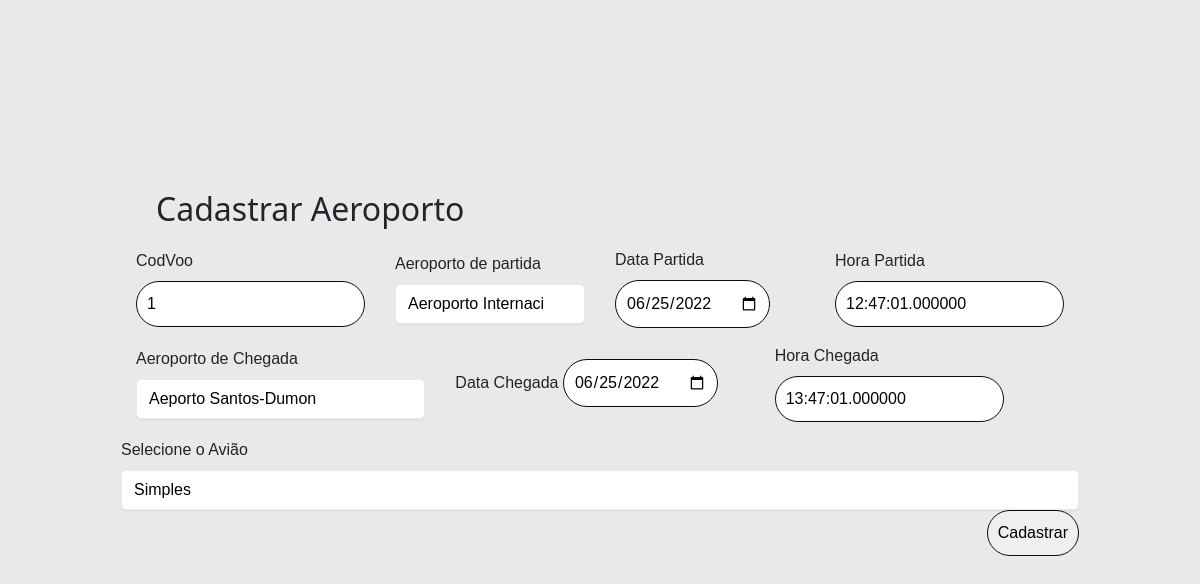
Page /functions/edit_model.php?id=1 on the committed database.
### tables this page shows
CREATE TABLE `voo` (
  `CodVoo` int(11) NOT NULL,
  `AeroportoPartida` int(11) DEFAULT NULL,
  `DataPartida` date NOT NULL,
  `HoraPartida` time(6) NOT NULL,
  `AeroportoChegada` int(11) DEFAULT NULL,
  `DataChegada` date NOT NULL,
  `HoraChegada` time(6) NOT NULL,
  `CodAviao` int(11) DEFAULT NULL
);

### functions/edit_model.php (the view, shortened to what this page needs)
<link rel="stylesheet" href="../assets/css/all.css">
<?php
    $conn = mysqli_connect("localhost","root","","cia_aerea");
    if(isset($_GET['id'])){
        $id = $_GET['id'];
    } else {
        $id = $_GET['id'];
    }
    $query = mysqli_query($conn,"select * from `voo` where codvoo='$id'");
    $row = mysqli_fetch_array($query);
?>
<div class="main-cad">
<div class="content-form">
    <section class="get-in-touch" style="width:80%;margin:0px auto;">
        <h2>Cadastrar Aeroporto</h2>
       <form class="contact-form" method="post" action="update_model.php">
       <div class="row">
          <div class="form-group col-sm">
            <label class="label" for="cod">CodVoo</label>
            <input id="cod" class="input-text js-input" type="text" required placeholder="Digite o código do voo" name="codvoo" value="<?php echo $row['CodVoo']; ?>">
         </div>
         <div class="form-group col-sm">
            <label class="label" for="partida">Aeroporto de partida</label>
            <select name="partida" id="partida">
                <?php
                    $conn = mysqli_connect("localhost", "root", "", "cia_aerea");
                    $sql = "select * from aeroporto";
                    $query = mysqli_query($conn, $sql);
                    while($buscar = mysqli_fetch_array($query)){
                        $cod = $buscar['CodAeroporto'];
                        if($cod == $row['AeroportoPartida']){
                            echo '<option value="'.$cod.'" selected="selected"> '.$buscar['Nome'].'</option>';
                        }else{
                            echo '<option value="'.$cod.'" > '.$buscar['Nome'].'</option>';
                        }
                    }
                ?>
            </select>
        </div>
        <div class="form-group col-sm">
            <label class="label" for="startdate">Data Partida</label>
            <input id="startdate" class="input-text js-input" type="date" required name="startdate" value="<?php echo $row['DataPartida']; ?>">
         </div>
         <div class="form-group col-sm">
            <label class="label" for="starthour">Hora Partida</label>
            <input id="starthour" class="input-text js-input" type="text" required placeholder="Digite a hora " name="hourstart" value="<?php echo $row['HoraPartida']; ?>">
         </div>
        </div>
        <div class="row">
        <div class="form-group col-sm">
            <label class="label" for="chegada">Aeroporto de Chegada</label>
            <select name="chegada" id="chegada">
                <?php
                    $sql = "select * from aeroporto";
                    $query = mysqli_query($conn, $sql);
                    while($buscar = mysqli_fetch_array($query)){
                        $cod = $buscar['CodAeroporto'];
                        if($cod == $row['AeroportoChegada']){
                            echo '<option value="'.$cod.'" selected="selected"> '.$buscar['Nome'].'</option>';
                        }else{
                            echo '<option value="'.$cod.'" > '.$buscar['Nome'].'</option>';
                        }
                    }
                ?>
            </select>
        </div>
        <div class="form-group col-sm">
            <label class="label" for="enddate">Data Chegada</label>
            <input id="enddate" class="input-text js-input" type="date" required name="enddate" value="<?php echo $row['DataChegada']; ?>">
         </div>
         <div class="form-group col-sm">
            <label class="label" for="endhour">Hora Chegada</label>
            <input id="endhour" class="input-text js-input" type="text" required placeholder="Digite a hora " name="endhour" value="<?php echo $row['HoraChegada']; ?>">
         </div>
        </div>
        <div class="row">
            <label class="label"for="aviao">Selecione o Avião</label>
            <select name="aviao" id="aviao">
                <?php
                    $sql = "select * from aviao";
                    $query = mysqli_query($conn, $sql);
                    while($buscar = mysqli_fetch_array($query)){
                        $cod = $buscar['CodAviao'];
                        if($cod == $row['CodAviao']){
                            echo '<option value="'.$cod.'" selected = "selected"> '.$buscar['Tipo'].'</option>';
                        }else{
                            echo '<option value="'.$cod.'" > '.$buscar['Tipo'].'</option>';
                        }
                    }
                ?>
            </select>
        </div>
       <div class="row justify-content-end">
          <div class="form-group">
             <input class="submit-btn" type="submit" value="Cadastrar" name="cad_voo">
          </div>
       </div>
       </form>
    </section>
</div>
</div>

### rows in the picture
voo: codvoo "1", startdate "06/25/2022", hourstart "12:47:01.000000", enddate "06/25/2022", endhour "13:47:01.000000"

### other values in the picture
form field partida "Aeroporto Internacional de Belo Horizonte-Confins"
form field chegada "Aeporto Santos-Dumon"
form field aviao "Simples"
